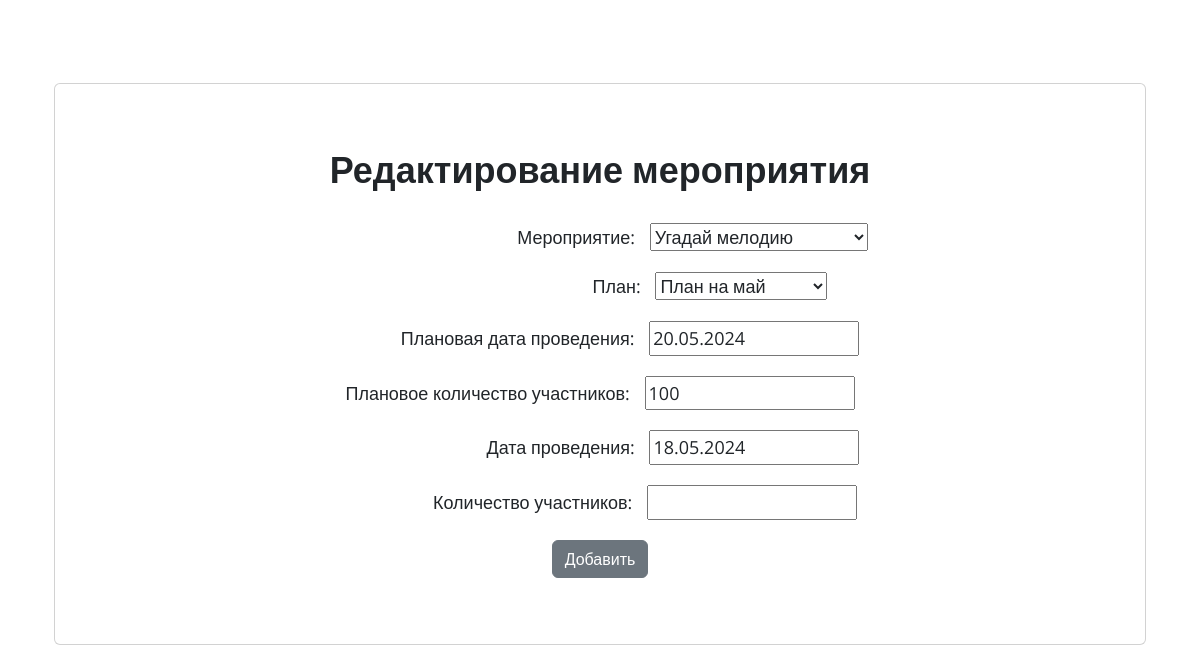
The app's page /event-plan-position/1/edit/ with its own data.
### Diplom/models.py (models this page shows, shortened)
class Event_Plan_Position(models.Model):
    Event_Plan = models.ForeignKey('Event_Plan', on_delete=models.PROTECT)
    Event = models.ForeignKey('Event', on_delete=models.PROTECT)
    Date = models.DateField(null=True, blank=True)
    Date_Plan = models.DateField(null=True, blank=True)
    Date_Fact = models.DateField(null=True, blank=True)
    Description = models.TextField(null=True, blank=True)
    Eventers_Plan = models.IntegerField(null=True, blank=True)
    Eventers_Fact = models.IntegerField(null=True, blank=True)

### Diplom/views.py (the view)
# urls.py: path('event-plan-position/<int:pk>/edit/', EventPlanPositionUpdateView.as_view(), name='edit_event_plan_position'),
class EventPlanPositionUpdateView(UpdateView):
    model = Event_Plan_Position
    form_class = EventPlanPositionForm
    template_name = 'edit_event_plan_position.html'
    success_url = 'posts'

### Diplom/forms.py
class EventPlanPositionForm(forms.ModelForm):
    class Meta:
        model = Event_Plan_Position
        fields = ['Event_Plan', 'Event', 'Date', 'Date_Plan', 'Description', 'Eventers_Plan', 'Date_Fact', 'Eventers_Fact']

### Diplom/models.py (called while the page is built)
    def __str__(self):
        return str(self.name)

    def __str__(self):
        return str(self.name)

### templates/edit_event_plan_position.html (shortened to what this page needs)
{% extends 'base.html' %}
{% block content %}
    <div class="container px-4">
        <div class="d-flex justify-content-center">
            <div class="card" style="width: 100%; height: 100%; padding: 30px">
                <div class="card-body">
                    <h3 align="center" style="padding-bottom: 10px"><strong>Редактирование мероприятия</strong></h3>
                    <form method="post" enctype="multipart/form-data">
                        <p align="center">
                            <label for="{{ form.name.id_for_label }}" style="padding-left: 185px; padding-right: 10px">Мероприятие:</label>
                            {{ form.Event }}
                        </p>
                        <p align="center">
                            <label for="{{ form.description.id_for_label }}" style="padding-left: 220px; padding-right: 10px">План:</label>
                            {{ form.Event_Plan }}
                        </p>
                        <p align="center">
                            <label for="{{ form.EventType.id_for_label }}" style="padding-left: 60px; padding-right: 10px">Плановая дата проведения:</label>
                            {{ form.Date_Plan }}
                        </p>
                        <p align="center">
                            <label for="{{ form.EducationLevel.id_for_label }}" style="padding-right: 10px">Плановое количество участников:</label>
                            {{ form.Eventers_Plan }}
                        </p>
                        <p align="center">
                            <label for="{{ form.Date_Fact.id_for_label }}" style="padding-left: 146px; padding-right: 10px">Дата проведения:</label>
                            {{ form.Date_Fact }}
                        </p>
                        <p align="center">
                            <label for="{{ form.Eventers_Fact.id_for_label }}" style="padding-left: 90px; padding-right: 10px">Количество участников:</label>
                            {{ form.Eventers_Fact }}
                        </p>
                        <p align="center">
                            <button type="submit" class="btn btn-secondary ">Добавить</button>
                        </p>
                    </form>
                </div>
            </div>
        </div>
    </div>
{% endblock %}

### records on screen
Event_Plan_Position: Event "Угадай мелодию", Event_Plan "План на май", Date_Plan "20.05.2024", Eventers_Plan "100", Date_Fact "18.05.2024"
